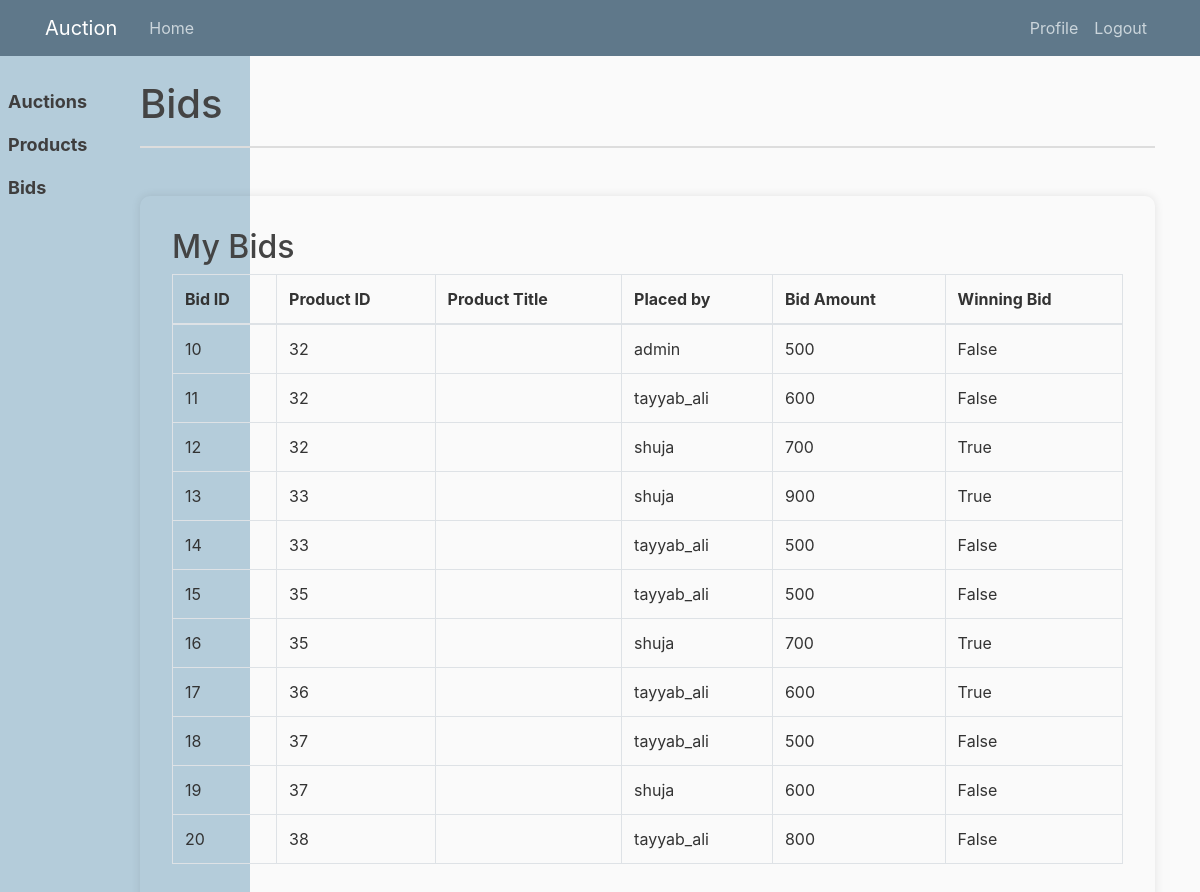
The app's page /bids/ (signed in) with its own data.
### auction/models.py (models this page shows, shortened)
class Bid(DirtyFieldsMixin, TimeStampedModel, models.Model):
    amount = models.IntegerField()
    buyer = models.ForeignKey(Buyer, on_delete=models.CASCADE)
    product = models.ForeignKey(Product, on_delete=models.CASCADE)
    is_winning_bid = models.BooleanField(default=False)

class Product(DirtyFieldsMixin, TimeStampedModel, TitleDescriptionModel, models.Model):
    STATUS_CHOICES = (
        ('sold', 'SOLD'),
        ('live', 'LIVE'),
        ('inactive', 'INACTIVE'),
    )
    minimum_bid = models.IntegerField()
    seller = models.ForeignKey(Seller, on_delete=models.CASCADE)
    auction = models.ForeignKey(
        Auction, on_delete=models.CASCADE, null=True, blank=True)
    status = models.CharField(choices=STATUS_CHOICES, max_length=15)

### users/models.py (models this page shows)
class Buyer(TimeStampedModel, models.Model):
    user = models.OneToOneField(
        get_user_model(), on_delete=models.CASCADE)

class User(TimeStampedModel, AbstractUser):
    TYPE_CHOICES = (
        ('Buyer', 'Buyer'),
        ('Seller', 'Seller'),
        ('Admin', 'Admin'),
    )
    user_type = models.CharField(
        choices=TYPE_CHOICES, max_length=10, default='Buyer')
    email = models.EmailField(unique=True, blank=False)
    image = models.ImageField(
        upload_to='profile_images', default='profile_images/avatar.png')

### auction/views.py (the view)
# urls.py: path('bids/', views.BidListView.as_view(), name='bids-list'),
class BidListView(LoginRequiredMixin, View):
    def get(self, request, *args, **kwargs):
        if request.user.user_type == 'Seller':
            bids = Bid.objects.filter(product__seller__user=request.user)
        elif request.user.user_type == 'Buyer':
            bids = Bid.objects.filter(buyer=request.user.buyer)
        return render(request, 'auction/bid_list.html', {
            'bids': bids,
        })

### auction/templates/auction/bid_list.html (shortened to what this page needs)
{% extends "base.html" %}
{% block content %}
<div class="title-container">
  <h1>Bids</h1>
</div>
<div class="container mt-5 table-cont">
  <h2>My Bids</h2>
  <table class="table table-bordered">
    <thead>
      <tr>
        <th>Bid ID</th>
        <th>Product ID</th>
        <th>Product Title</th>
        <th>Placed by</th>
        <th>Bid Amount</th>
        <th>Winning Bid</th>
      </tr>
    </thead>
    <tbody>
      {% for bid in bids %}
      <tr>
        <td>{{ bid.id }}</td>
        <td>{{ bid.product.id }}</td>
        <td>
        </td>
        <td>{{ bid.buyer.user.username }}</td>
        <td>{{ bid.amount }}</td>
        <td>{{ bid.is_winning_bid }}</td>
      </tr>
      {% endfor %}
    </tbody>
  </table>
</div>
{% endblock content %}

### static/css/main.css (style rules this page uses)
body { background: #fafafa; color: #333333; margin-top: 5rem; }
h1, h2, h3, h4, h5, h6 { color: #444444; }
.title-container { display: flex; justify-content: space-between; border-bottom: 2px solid #ddd; padding-bottom: 10px; }
.table-cont { border-radius: 10px; box-shadow: 0 0 10px rgba(0, 0, 0, 0.1); padding: 2rem; margin-top: 1rem; }

### records on screen
Bid: id "10", product.id "32", buyer.user.username "admin", amount "500", is_winning_bid "False"
Bid: id "11", product.id "32", buyer.user.username "tayyab_ali", amount "600", is_winning_bid "False"
Bid: id "12", product.id "32", buyer.user.username "shuja", amount "700", is_winning_bid "True"
Bid: id "13", product.id "33", buyer.user.username "shuja", amount "900", is_winning_bid "True"
Bid: id "14", product.id "33", buyer.user.username "tayyab_ali", amount "500", is_winning_bid "False"
Bid: id "15", product.id "35", buyer.user.username "tayyab_ali", amount "500", is_winning_bid "False"
Bid: id "16", product.id "35", buyer.user.username "shuja", amount "700", is_winning_bid "True"
Bid: id "17", product.id "36", buyer.user.username "tayyab_ali", amount "600", is_winning_bid "True"
Bid: id "18", product.id "37", buyer.user.username "tayyab_ali", amount "500", is_winning_bid "False"
Bid: id "19", product.id "37", buyer.user.username "shuja", amount "600", is_winning_bid "False"
Bid: id "20", product.id "38", buyer.user.username "tayyab_ali", amount "800", is_winning_bid "False"
